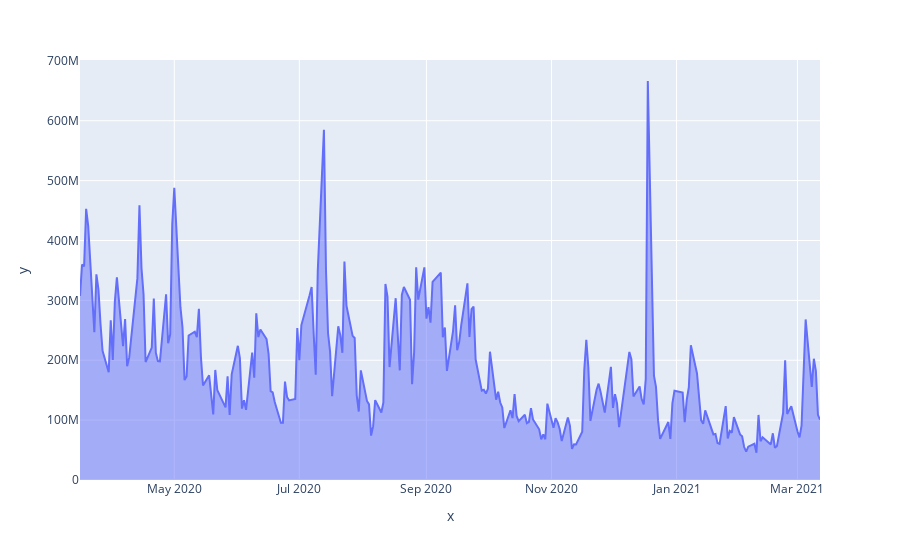

Notebook source saved alongside this figure:
### Code cell
px.area(x=df_1["Date"],y=df_1["Volume"])

### Figure 1 — Plotly figure (JSON) as saved in the notebook; plotly's stock layout.template omitted (floating-point values rounded to 4 significant figures; data arrays with more than 128 entries replaced by an {"elided": "..."} marker saying what was removed)
{"data": [{"fillpattern": {"shape": ""}, "hovertemplate": "x=%{x}<br>y=%{y}<extra></extra>", "legendgroup": "", "line": {"color": "#636efa"}, "marker": {"symbol": "circle"}, "mode": "lines", "name": "", "orientation": "v", "showlegend": false, "stackgroup": "1", "type": "scatter", "x": {"elided": "251 str values"}, "xaxis": "x", "y": {"elided": "251 int values"}, "yaxis": "y"}], "layout": {"legend": {"tracegroupgap": 0}, "margin": {"t": 60}, "xaxis": {"anchor": "y", "domain": [0, 1], "title": {"text": "x"}}, "yaxis": {"anchor": "x", "domain": [0, 1], "title": {"text": "y"}}}}
